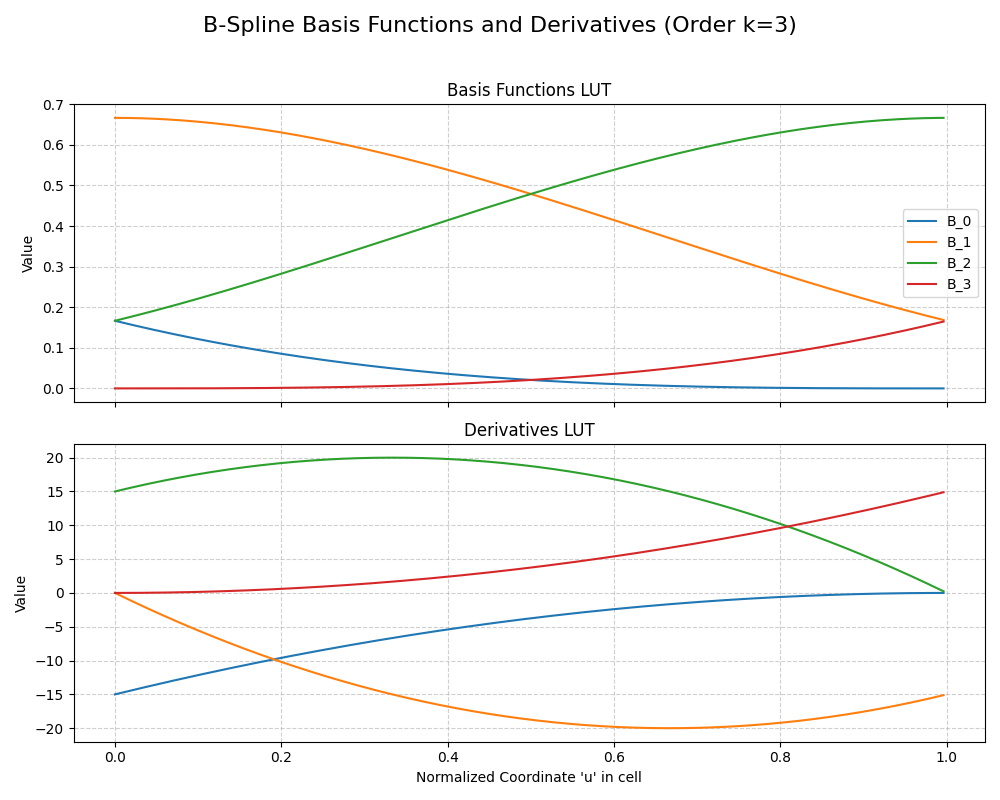

Python code for this plot:
import numpy as np
import matplotlib.pyplot as plt

def generate_spline_luts(spline_order: int, lut_resolution: int, grid_range=(0.0, 1.0), grid_size=10):
    """
    Generates B-spline basis and derivative lookup tables for a single uniform cell.

    The shapes of the (k+1) non-zero basis functions are identical for any
    internal cell of a uniform grid. This function calculates these shapes over a
    normalized interval u = [0, 1).

    Args:
        spline_order (int): The order 'k' of the B-spline. E.g., k=1 is linear, k=3 is cubic.
        lut_resolution (int): The number of points to sample in the lookup table (e.g., 256).
        grid_range (tuple): The total range of the original grid, e.g., (0.0, 1.0).
        grid_size (int): The number of cells in the original grid.

    Returns:
        tuple[np.ndarray, np.ndarray]: A tuple containing:
            - basis_lut (np.ndarray): Table of basis function values, shape (lut_resolution, spline_order + 1).
            - derivative_lut (np.ndarray): Table of derivative values, shape (lut_resolution, spline_order + 1).
    """
    k = spline_order
    res = lut_resolution
    
    # Calculate the width of a single cell in the original grid.
    # This is needed to correctly scale the derivative.
    H = (grid_range[1] - grid_range[0]) / grid_size

    # Create the normalized coordinate 'u' within a single cell [0, 1).
    u = np.linspace(0, 1, res, endpoint=False, dtype=np.float32)

    # For a normalized cell, we can use a simple integer knot vector.
    # We need 2*k + 2 knots to define the k+1 basis functions that cover the interval.
    knots = np.arange(-k, k + 2, dtype=np.float32)

    # --- Base Case: Order 0 (Box functions) ---
    # `bases` has shape (lut_resolution, 2*k + 1)
    # Each column corresponds to a basis function B_{i,0} over a knot span.
    bases = (u[:, np.newaxis] >= knots[:-1]) & (u[:, np.newaxis] < knots[1:])
    bases = bases.astype(np.float32)

    # --- Recursive Calculation ---
    # Iteratively build up the spline order from 1 to k.
    for i in range(1, k + 1):
        # Store the previous order's bases to calculate the derivative of the current order.
        prev_bases = bases
        bases = np.zeros((res, 2 * k + 2 - (i + 1)), dtype=np.float32)

        # Cox-de Boor recursion for the basis functions
        term1 = (u[:, np.newaxis] - knots[:-(i + 1)]) / i * prev_bases[:, :-1]
        term2 = (knots[i + 1:] - u[:, np.newaxis]) / i * prev_bases[:, 1:]
        bases += term1 + term2

    # --- Derivative Calculation ---
    # The derivative of B_{j,k} depends on B_{j,k-1} and B_{j+1,k-1}.
    # We use the final `prev_bases` which are the splines of order k-1.
    deriv_term1 = prev_bases[:, :-1]
    deriv_term2 = -prev_bases[:, 1:]
    
    # The derivative is scaled by k/H.
    derivatives = (k / H) * (deriv_term1 + deriv_term2)

    # The first (k + 1) columns are the non-zero basis functions and derivatives
    # that are active over the normalized interval u = [0, 1).
    basis_lut = bases[:, :k + 1]
    derivative_lut = derivatives[:, :k + 1]

    return basis_lut, derivative_lut

def plot_luts(basis_lut, derivative_lut, spline_order):
    """Helper function to visualize the generated LUTs."""
    res = basis_lut.shape[0]
    u = np.linspace(0, 1, res, endpoint=False)
    
    fig, (ax1, ax2) = plt.subplots(2, 1, figsize=(10, 8), sharex=True)
    fig.suptitle(f"B-Spline Basis Functions and Derivatives (Order k={spline_order})", fontsize=16)

    # Plot Basis Functions
    ax1.plot(u, basis_lut)
    ax1.set_title("Basis Functions LUT")
    ax1.set_ylabel("Value")
    ax1.grid(True, linestyle='--', alpha=0.6)
    ax1.legend([f'B_{i}' for i in range(spline_order + 1)])

    # Plot Derivatives
    ax2.plot(u, derivative_lut)
    ax2.set_title("Derivatives LUT")
    ax2.set_xlabel("Normalized Coordinate 'u' in cell")
    ax2.set_ylabel("Value")
    ax2.grid(True, linestyle='--', alpha=0.6)
    
    plt.tight_layout(rect=[0, 0, 1, 0.96])
    plt.savefig('spline_basis_test.png')


if __name__ == '__main__':
    # --- Example Usage ---
    SPLINE_ORDER = 3      # Cubic splines
    LUT_RESOLUTION = 256  # 256 entries in the LUT
    GRID_SIZE = 10        # Example grid size
    GRID_RANGE = (0, 1)   # Example grid range

    print(f"Generating LUTs for spline_order={SPLINE_ORDER}, resolution={LUT_RESOLUTION}...")
    
    basis_table, derivative_table = generate_spline_luts(
        spline_order=SPLINE_ORDER,
        lut_resolution=LUT_RESOLUTION,
        grid_size=GRID_SIZE,
        grid_range=GRID_RANGE
    )

    print(f"Basis LUT shape: {basis_table.shape}")
    print(f"Derivative LUT shape: {derivative_table.shape}")

    # Visualize the results
    plot_luts(basis_table, derivative_table, SPLINE_ORDER)
